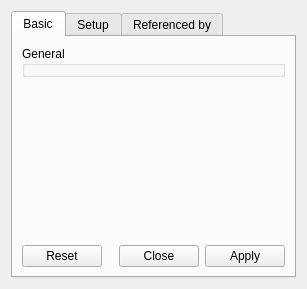
<?xml version="1.0" encoding="UTF-8"?>
<ui version="4.0">
 <class>GESPGridObjectDesigner</class>
 <widget class="QWidget" name="GESPGridObjectDesigner">
  <property name="geometry">
   <rect>
    <x>0</x>
    <y>0</y>
    <width>307</width>
    <height>289</height>
   </rect>
  </property>
  <property name="windowTitle">
   <string>Graphics Object</string>
  </property>
  <property name="toolTip">
   <string/>
  </property>
  <layout class="QVBoxLayout">
   <item>
    <widget class="QTabWidget" name="tabWidget">
     <property name="currentIndex">
      <number>0</number>
     </property>
     <widget class="QWidget" name="tab">
      <attribute name="title">
       <string>Basic</string>
      </attribute>
      <layout class="QVBoxLayout" name="_2">
       <item>
        <widget class="QGroupBox" name="generalGB">
         <property name="title">
          <string>General</string>
         </property>
        </widget>
       </item>
       <item>
        <spacer name="verticalSpacer">
         <property name="orientation">
          <enum>Qt::Vertical</enum>
         </property>
         <property name="sizeHint" stdset="0">
          <size>
           <width>20</width>
           <height>40</height>
          </size>
         </property>
        </spacer>
       </item>
       <item>
        <widget class="QDialogButtonBox" name="buttonBox">
         <property name="standardButtons">
          <set>QDialogButtonBox::Apply|QDialogButtonBox::Close|QDialogButtonBox::Reset</set>
         </property>
        </widget>
       </item>
      </layout>
     </widget>
     <widget class="QWidget" name="setupTab">
      <attribute name="title">
       <string>Setup</string>
      </attribute>
     </widget>
     <widget class="QWidget" name="refByTab">
      <attribute name="title">
       <string>Referenced by</string>
      </attribute>
     </widget>
    </widget>
   </item>
  </layout>
 </widget>
 <resources/>
 <connections/>
</ui>
